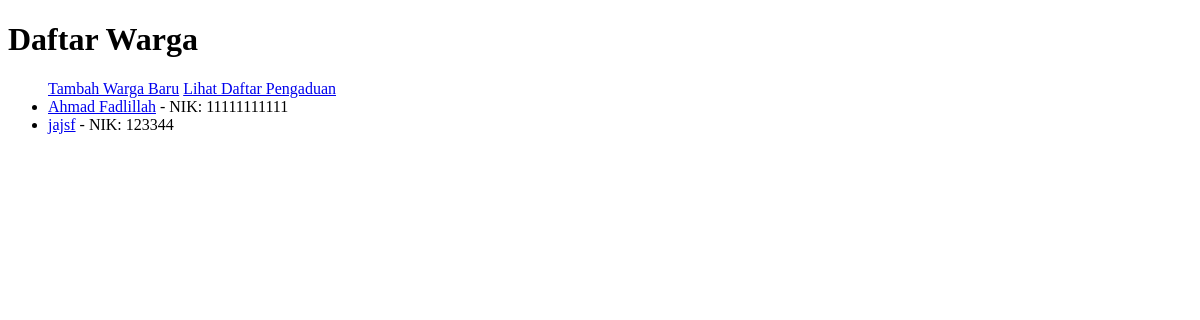
The app's page /warga/, older data.
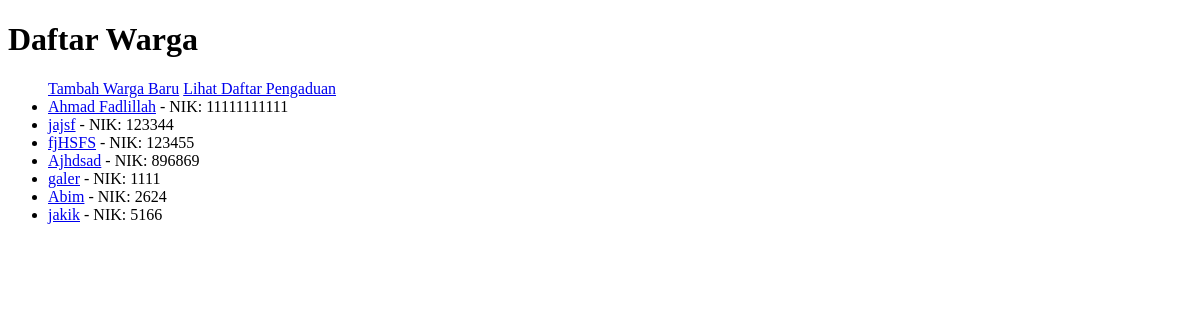
The same page, newer data.
### warga/models.py (models this page shows, shortened)
class Warga(models.Model):
    nik = models.CharField(max_length=16, unique=True, verbose_name="Nomor Induk Kependudukan")
    nama_lengkap = models.CharField(max_length=100, verbose_name="Nama Lengkap")
    alamat = models.TextField(verbose_name="Alamat Tinggal")
    no_telepon = models.CharField(max_length=15, blank=True, verbose_name="Nomor Telepon")
    tanggal_registrasi = models.DateTimeField(auto_now_add=True)

### warga/views.py (the view)
# urls.py: path('warga/', WargaListView.as_view(), name="warga-list"),
class WargaListView(ListView):
    model = Warga

### warga/templates/warga/warga_list.html (shortened to what this page needs)
<!DOCTYPE html>
<html lang="en">
<head>
</head>
<body>
    <h1>Daftar Warga</h1>
    <ul>
        <a href="{% url 'warga-tambah' %}">Tambah Warga Baru</a>
        <a href="{% url 'pengaduan-list' %}">Lihat Daftar Pengaduan</a>
        {% for warga in object_list %}
            <li><a href="{% url 'warga' warga.pk %}">{{ warga.nama_lengkap }}</a> - NIK: {{ warga.nik }}</li>
        {% empty %}
            <li>Belum ada data warga yang terdaftar</li>
        {% endfor %}
    </ul>
</body>
</html>

Row changes from the older to the newer data that the page shows:
added Warga: nama_lengkap "fjHSFS", nik "123455"
added Warga: nama_lengkap "Ajhdsad", nik "896869"
added Warga: nama_lengkap "galer", nik "1111"
added Warga: nama_lengkap "Abim", nik "2624"
added Warga: nama_lengkap "jakik", nik "5166"
